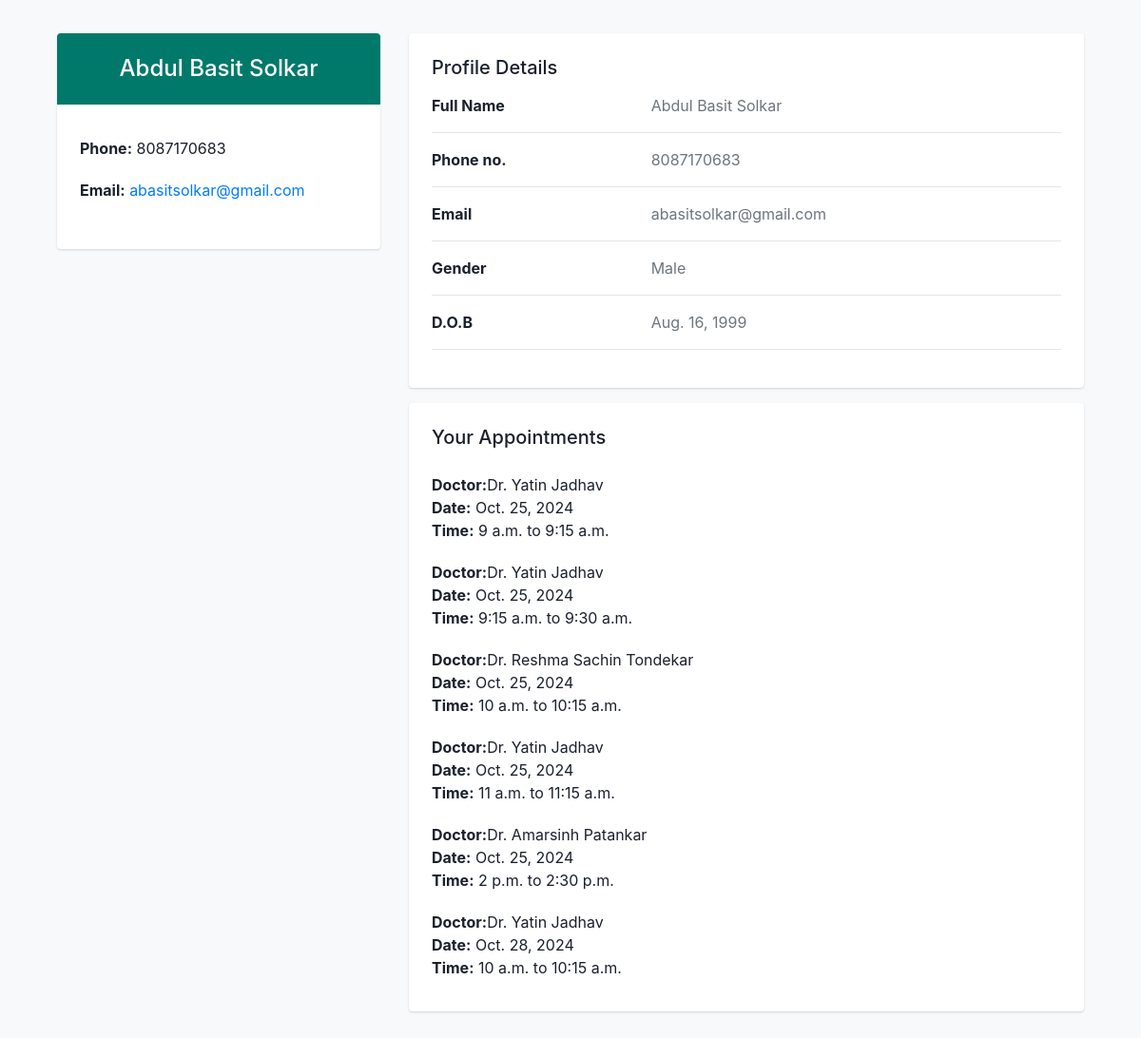
Page /meds/profile/ (signed in) on the committed database.
### meds/models.py (models this page shows, shortened)
class CustomUser(AbstractUser):
    username = None
    first_name = None
    last_name =  None
    full_name = models.CharField(max_length=50)
    email = models.EmailField(unique = True)
    phone = models.CharField( max_length=15)
    gender = models.CharField(choices=GENDER , max_length=20 , default="Not Specified")
    dob = models.DateField( default=default_dob)
    USERNAME_FIELD = 'email'
    REQUIRED_FIELDS = [ 'phone' , 'full_name']
    objects = CustomUserManager()

class Appointment(models.Model):
    doctor = models.ForeignKey(Doctors, on_delete=models.CASCADE, related_name='doctor_appointments' )
    username = models.ForeignKey(CustomUser, on_delete=models.CASCADE, related_name='patient_appointments' )
    patient = models.TextField()
    date = models.DateField()
    start_time = models.TimeField()
    end_time = models.TimeField()
    notes = models.TextField(blank=True, null=True)
    created_at = models.DateTimeField(default=dt.datetime.now())
    appointment_mode = models.CharField(
        max_length=10,
        choices=[('offline', 'Offline'), ('online', 'Online')],
        default='offline'
    )
    class Meta:
        ordering = ['date', 'start_time']

class Doctors(models.Model):
    user = models.OneToOneField(CustomUser, on_delete=models.CASCADE)
    degree = models.CharField(max_length=50)
    specialization = models.CharField(max_length=50)
    address = models.TextField()
    experience = models.TextField(max_length=5 , default=0)
    photo = models.ImageField(upload_to='profile_photos/')

### meds/views.py (the view)
# urls.py: path("profile/" , views.profile , name = "profile"),
def profile(request):
    user = request.user
    doctor = None
    availability = None
    appointments = None
    if hasattr(user, 'doctors'):
        doctor = user.doctors
        availability = doctor.availabilities.all()
        appointments = doctor.doctor_appointments.all().order_by('date', 'start_time')
        context = {
            'user': user,
            'doctor': doctor,
            'availability': availability,
            'appointments': appointments
        }
        return render(request, 'profile.html', context)
    else:
        appointments = user.patient_appointments.all().order_by('date', 'start_time')
        context = {
            'user': user,
            'appointments': appointments
        }
        return render(request, 'p_profile.html', context)

### templates/p_profile.html (shortened to what this page needs)
{% load static %}
<!DOCTYPE html>
<html lang="en">
<head>
<link href="https://cdn.jsdelivr.net/npm/bootstrap@4.4.1/dist/css/bootstrap.min.css" rel="stylesheet">
</head>
<body>
<section>
<div class="container">
    <div class="main-body">
        <div class="row gutters-sm">
            <div class="col-md-4 mb-3">
                <div class="card">
                    <div class="profile-header">
                        <h4 class="mt-2">{{ user.full_name }}</h4>
                    </div>
                    <div class="card-body">
                        <ul class="list-group list-group-flush">
                            <li class="list-group-item"><strong>Phone:</strong> {{ user.phone }}</li>
                            <li class="list-group-item"><strong>Email:</strong> <a href="mailto:{{ user.email }}">{{ user.email }}</a></li>
                        </ul>
                    </div>
                </div>
            </div>
            <div class="col-md-8">
                <div class="card mb-3">
                    <div class="card-body">
                        <h5 class="mb-3">Profile Details</h5>
                        <div class="row">
                            <div class="col-sm-4"><strong>Full Name</strong></div>
                            <div class="col-sm-8 text-secondary">{{ user.full_name }}</div>
                        </div>
                        <hr>
                        <div class="row">
                            <div class="col-sm-4"><strong>Phone no.</strong></div>
                            <div class="col-sm-8 text-secondary">{{ user.phone }}</div>
                        </div>
                        <hr>
                        <div class="row">
                            <div class="col-sm-4"><strong>Email</strong></div>
                            <div class="col-sm-8 text-secondary">{{ user.email }}</div>
                        </div>
                        <hr>
                        <div class="row">
                            <div class="col-sm-4"><strong>Gender</strong></div>
                            <div class="col-sm-8 text-secondary">{{ user.gender }}</div>
                        </div>
                        <hr>
                        <div class="row">
                            <div class="col-sm-4"><strong>D.O.B</strong></div>
                            <div class="col-sm-8 text-secondary">{{ user.dob }}</div>
                        </div>
                        <hr>
                    </div>
                </div>
                <div class="card mb-3">
                    <div class="card-body">
                        <h5 class="mb-3">Your Appointments</h5>
                        {% if appointments %}
                            <ul class="list-group">
                            {% for appointment in appointments %}
                                <li class="list-group-item">
                                    <strong>Doctor:</strong>Dr. {{ appointment.doctor.user.full_name }}<br>
                                    <strong>Date:</strong> {{ appointment.date }}<br>
                                    <strong>Time:</strong> {{ appointment.start_time }} to {{appointment.end_time}}<br>
                                </li>
                            {% endfor %}
                            </ul>
                        {% else %}
                            <p>You have no appointments scheduled.</p>
                        {% endif %}
                    </div>
                </div>
            </div>
        </div>
    </div>
</div>
    </section>
</body>
</html>

### templates/p_profile.html (style rules this page uses)
body { margin-top: 20px; color: #1a202c; text-align: left; background-color: #f8f9fa; }
.main-body { padding: 15px; }
.card { box-shadow: 0 1px 3px 0 rgba(0,0,0,.1), 0 1px 2px 0 rgba(0,0,0,.06); background-color: #fff; border: none; border-radius: .25rem; }
.card-body { padding: 1.5rem; }
.profile-header { text-align: center; background-color: #00796b; color: white; padding: 15px; border-radius: .25rem .25rem 0 0; }
.list-group-item { border: none; padding: 10px 0; }

### rows in the picture
CustomUser: full_name "Abdul Basit Solkar", phone "8087170683", email "abasitsolkar@gmail.com", gender "Male", dob "Aug. 16, 1999"
Appointment: doctor.user.full_name "Yatin Jadhav", date "Oct. 25, 2024", start_time "9 a.m.", end_time "9:15 a.m."
Appointment: doctor.user.full_name "Yatin Jadhav", date "Oct. 25, 2024", start_time "9:15 a.m.", end_time "9:30 a.m."
Appointment: doctor.user.full_name "Reshma Sachin Tondekar", date "Oct. 25, 2024", start_time "10 a.m.", end_time "10:15 a.m."
Appointment: doctor.user.full_name "Yatin Jadhav", date "Oct. 25, 2024", start_time "11 a.m.", end_time "11:15 a.m."
Appointment: doctor.user.full_name "Amarsinh Patankar", date "Oct. 25, 2024", start_time "2 p.m.", end_time "2:30 p.m."
Appointment: doctor.user.full_name "Yatin Jadhav", date "Oct. 28, 2024", start_time "10 a.m.", end_time "10:15 a.m."
